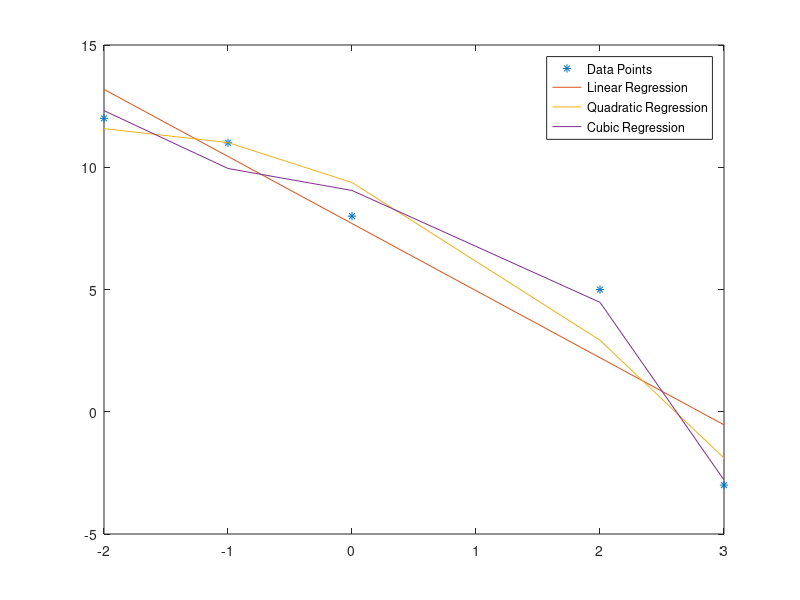

MATLAB code to generate this figure:
t = [-2 -1 0 2 3];
x = [12 11 8 5 -3];
plot(t,x,'*','DisplayName','Data Points')
hold on
P1t = 7.697674419 - 2.744186047*(t);
plot(t,P1t,'DisplayName','Linear Regression')
hold on
P2t = 9.376623377 - 2.163961039*t -0.5308441558*(t.^2);
plot(t,P2t,'DisplayName','Quadratic Regression')
hold on;
P3t=9.050420168-0.764005602*(t)-0.163865546*(t.^2)-0.299019607*(t.^3);
plot(t,P3t,'DisplayName','Cubic Regression');
hold off
legend
disp(abs(x-P1t));
disp(abs(x-P2t));
disp(abs(x-P3t));
format long
T=[1 -2 4 -8; 1 -1 1 -1; 1 0 0 0; 1 2 4 8; 1 3 9 27];
Tt=(T')*(x');
disp(Tt);
A=(T'*T)\Tt;

disp(A);
